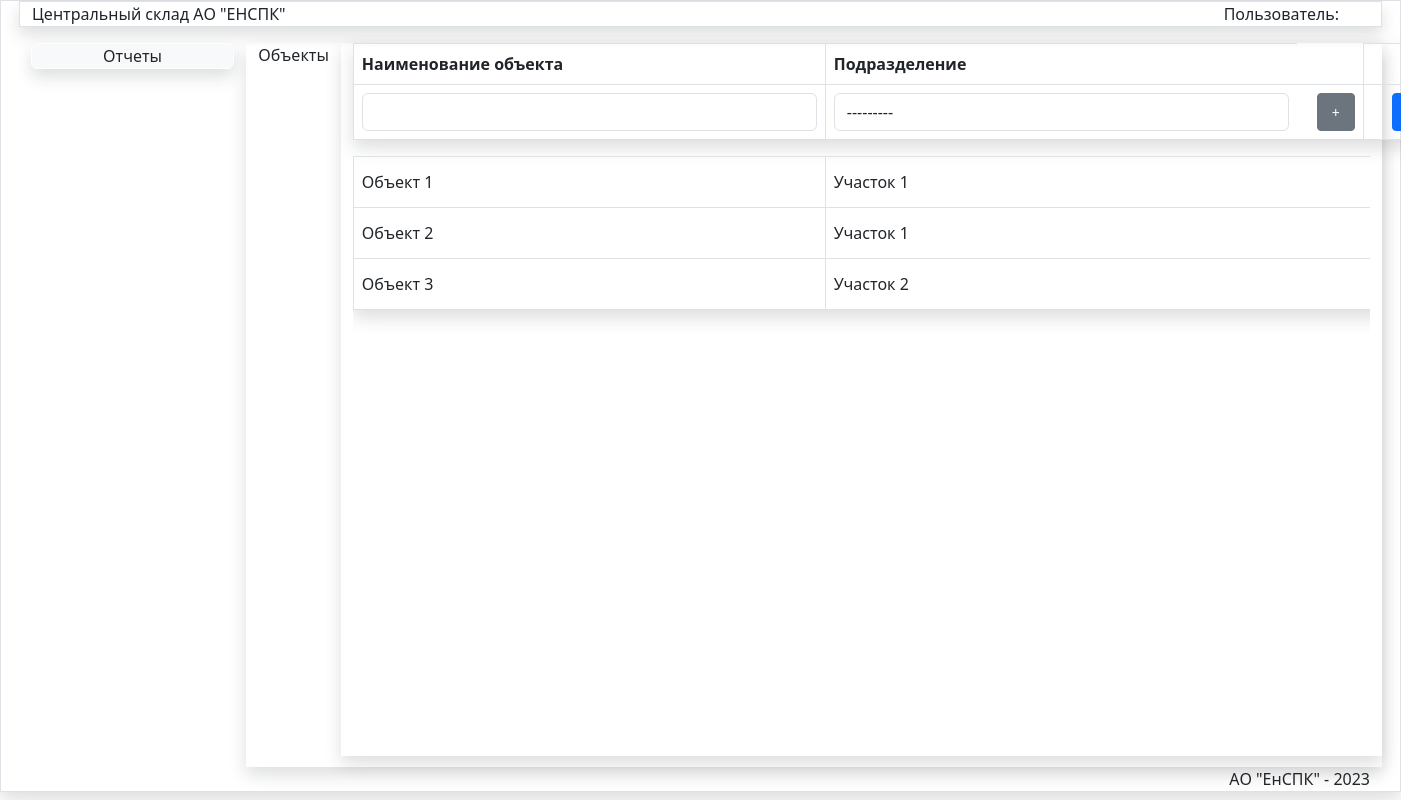
Before: /obct/ with the older database file.
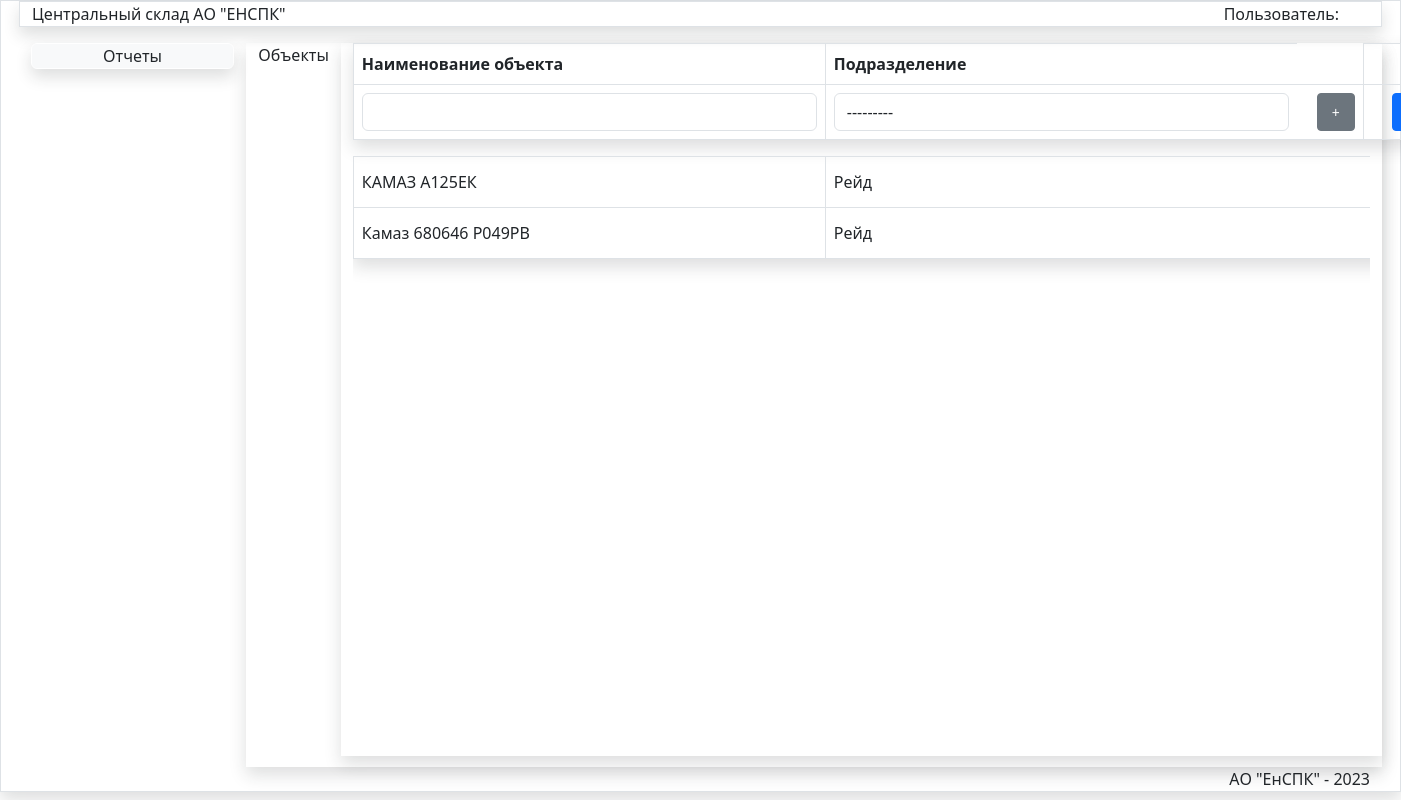
After: the same page with the newer database file.
### store/models.py (models this page shows, shortened)
class Obct(models.Model):
    title = models.CharField(max_length=150, verbose_name='Объект', unique=True)
    podraz=models.ForeignKey(Podraz,verbose_name='Подразделение',on_delete=models.PROTECT)
    class Meta:
        verbose_name = 'Объект'
        verbose_name_plural = 'Объекты'
        ordering = ['title', ]

class Podraz(models.Model):
    title = models.CharField(max_length=150, verbose_name='Название подразделения', unique=True)
    def __str__(self):
        return self.title
    class Meta:
        verbose_name = 'Подразделение'
        verbose_name_plural = 'Подразделения'
        ordering = ['title', ]

### store/views.py (the view)
# urls.py: path('obct/', ObctList, name='ObctList'),
def ObctList(request):
    unit = Obct.objects.all()
    form = ObctForm()
    form2=PodrazForm2()
    return render(request, 'store/spr/SprObct.html', {'title': "Объекты",
                                                      'unit': unit, 'form': form, 'pic_label': 'Объекты',
                                                      'url_name': reverse('SaveObct'),
                                                      'url_delete': reverse('ObctDelete'),
                                                      'url_name2': reverse('SavePodraz2'),
                                                      'form2': form2, })

### store/forms.py
class ObctForm(forms.ModelForm):
   class Meta:
      model = Obct
      fields = ['title','podraz']
      widgets = {
    'title': forms.TextInput(attrs={'class': 'form-control', 'style':'width:455px;','id':'idtitle'}),
    'podraz': forms.Select(attrs={'class': 'form-control', 'style': 'width:455px;', 'id': 'idpodraz'}),
         }

class PodrazForm2(forms.ModelForm):
   class Meta:
      model = Podraz
      fields = ['title']
      widgets = {
    'title': forms.TextInput(attrs={'class': 'form-control', 'style':'width:460px;','id':'idtitle2'}),
         }

### store/templates/store/spr/SprObct.html (shortened to what this page needs)
{% extends 'store/menu.html' %}
{% load static %}
{% block DataArea %}
<div class="row">
    <div class="col-md-1  ">{{pic_label}}</div>
<div class="col-md-11 mx-auto shadow">
<table class="table  shadow ">
 <thead>
    <tr class="mt-0">
        <th style="width:400px;" class="border" >Наименование объекта</th>
        <th style="width:400px;" class="border border-end-0" >Подразделение</th>
        <th></th>
        <th class="border"></th>
    </tr>
  </thead>
<form action={{url_name}} method="post" id="obct-form">
     <tr>
     <td class="pt-2 border"> {{ form.title}}</td>
     <td class="pt-2 border border-end-0" style="widht:400px;" >{{form.podraz}}</td>
     <td class="text-start border border-start-0 pt-2 ml-2 " style="padding-left:0;"><button type="button" class="btn btn-secondary btn-sm  addbtn" data-bs-toggle="modal" data-bs-target="#exampleModal">
  +
</button></td>
    <th class="pt-2 text-center"> <button type="submit" class="btn  btn-primary btn-sm    addbtn " id="savebtn" ><img class="img_btnsave" src="{% static '/images/check2.png' %}" title="Добавить/Сохранить" ></button></td>
    </tr>
</form>
</table>
<div class="scrolltable">
<table class="table shadow table-bordered table-hover fixed" id="data-table">
<tbody id="tbody">
    {% for item in unit %}
<tr>
<td style="width:472px; " class="align-middle">{{item.title}}</td>
<td style="width:553px; " class="align-middle">{{item.podraz.title}}</td>
</tr>
{% endfor %}
</tbody>
</table>
</div>
</div>
</div>
{% endblock DataArea %}

### store/templates/store/menu.html (shortened to what this page needs)
{% extends 'store/base.html' %}
{% load static %}
{% block LinkArea %}
{% if request.user.username == "Кладовщик" %}
<a href="{% url 'DocMenu' %}" class="btn btn-secondary text-white nav-link mb-2 shadow  ">Документы</a>
<a href="{% url 'ReportMenu' %}" class="btn btn-secondary   nav-link mb-2 shadow text-light">Отчеты</a>
<a href="{% url 'SpravMenu' %}" class="btn btn-secondary text-white  nav-link mb-1 shadow ">Справочники</a>
{% else %}
 <a href="#" class="btn btn-light border border-white  nav-link mb-2 shadow ">Отчеты</a>
{% endif %}
{% endblock LinkArea %}

### store/templates/store/base.html (shortened to what this page needs)
{% load static %}
 <!DOCTYPE html>
<html lang="en">
<head>
    <link type="text/css" href="{% static '/css/bootstrap.css' %}"  rel="stylesheet">
     <link type="text/css" href="{% static '/css/my.css' %}"  rel="stylesheet">
</head>
<body>
<div class="container-fluid border shadow maincontainer">
    <div class="row">
        <div class="col-md-12 mb-3 border shadow ">
            Центральный склад АО "ЕНСПК"
            <div class="user">Пользователь:
            </div>
        </div>
    </div>
<div class="row">
    <div class="col-md-2 mb-1 linkarea">
        {% block LinkArea %}{% endblock LinkArea %}
    </div>
    <div class="col-md-10  shadow ">
        {% block DataArea %}{% endblock DataArea %}
    </div>
</div>
 <div class="row">
    <div class="col-md-12 logo" >
       АО "ЕнСПК" - 2023
    </div>
</div>
</div>
</body>
</html>

### store/static/css/my.css (style rules this page uses)
.linkarea { height:90vh; }
.maincontainer { padding-left:30px; padding-right:30px; }
.logo { text-align:right; }
.user { float:right; padding-right:30px; }
a { text-decoration:none; }
.scrolltable { display:block; overflow-y: auto; height:75vh; }
.addbtn { width:38px; height:38px; margin-left:20px; }
table.fixed { table-layout:fixed; }
table.fixed td { overflow: hidden; }

Changed rows visible on the page:
removed Obct: title "Объект 1", podraz "Участок 1"
removed Obct: title "Объект 2", podraz "Участок 1"
removed Obct: title "Объект 3", podraz "Участок 2"
added Obct: title "КАМАЗ А125ЕК", podraz "Рейд"
added Obct: title "Камаз 680646 Р049РВ", podraz "Рейд"
